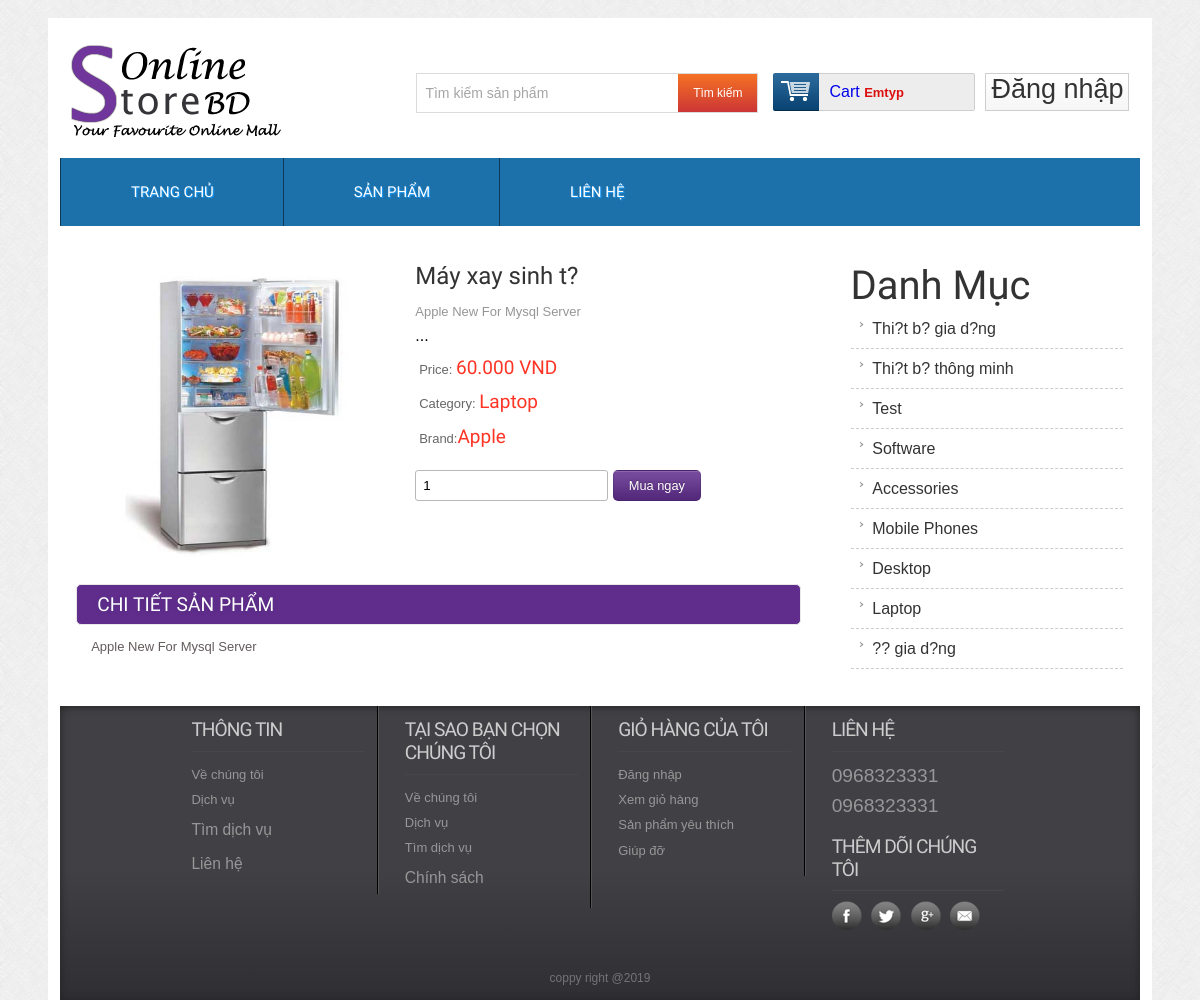
Page /details.php?proid=22 on the committed database.
### tables this page shows
CREATE TABLE `tbl_product` (
  `productId` int(11) NOT NULL,
  `productName` tinytext NOT NULL,
  `product_code` varchar(200) NOT NULL,
  `productQuantity` varchar(50) NOT NULL,
  `product_soldout` varchar(50) NOT NULL DEFAULT '0',
  `product_remain` varchar(50) NOT NULL,
  `catId` int(11) NOT NULL,
  `brandId` int(11) NOT NULL,
  `product_desc` text NOT NULL,
  `type` int(11) NOT NULL,
  `price` varchar(255) NOT NULL,
  `image` varchar(255) NOT NULL
);

CREATE TABLE `tbl_category` (
  `catId` int(11) NOT NULL,
  `catName` varchar(255) NOT NULL
);

CREATE TABLE `tbl_brand` (
  `brandId` int(11) NOT NULL,
  `brandName` varchar(255) NOT NULL
);

### classes/product.php (called while the page is built, shortened)
<?php
	$filepath = realpath(dirname(__FILE__));
	include_once ($filepath.'/../lib/database.php');
	include_once ($filepath.'/../helpers/format.php');
?>
<?php
	class product
	{
		private $db;
		public function __construct()
		{
			$this->db = new Database();
		}
		public function get_details($id)
		{
			$query =
			"SELECT tbl_product.*, tbl_category.catName, tbl_brand.brandName
			 FROM tbl_product INNER JOIN tbl_category ON tbl_product.catId = tbl_category.catId
								INNER JOIN tbl_brand ON tbl_product.brandId = tbl_brand.brandId
			 WHERE tbl_product.productId = '$id'
			 ";
			$result = $this->db->select($query);
			return $result;
		}
	}
 ?>

### lib/database.php (called while the page is built, shortened)
<?php
Class Database extends PDO{
   public $host   = DB_HOST;
   public $user   = DB_USER;
   public $pass   = DB_PASS;
   public $dbname = DB_NAME;
   public $link;
private function connectDB(){
   $this->link = new mysqli($this->host, $this->user, $this->pass,
    $this->dbname);
 }
public function select($query){
  $result = $this->link->query($query) or
   die($this->link->error.__LINE__);
  if($result->num_rows > 0){
    return $result;
  } else {
    return false;
  }
 }
}

### helpers/format.php (called while the page is built, shortened)
<?php
class Format{
 public function textShorten($text, $limit = 400){
    $text = $text. " ";
    $text = substr($text, 0, $limit);
    $text = substr($text, 0, strrpos($text, ' '));
    $text = $text."...";
    return $text;
 }
 public function format_currency($n=0){
        $n=(string)$n;
        $n=strrev($n);
        $res='';
        for($i=0;$i<strlen($n);$i++){
            if($i%3==0 && $i!=0){
                $res.='.';
            }
            $res.=$n[$i];
        }
        $res=strrev($res);
        return $res;
    }
}
?>

### classes/category.php (called while the page is built, shortened)
<?php
	$filepath = realpath(dirname(__FILE__));
	include_once ($filepath.'/../lib/database.php');
	include_once ($filepath.'/../helpers/format.php');
?>
<?php
	class category
	{
		private $db;
		public function __construct()
		{
			$this->db = new Database();
		}
		public function show_category_fontend()
		{
			$query = "SELECT * FROM tbl_category order by catId desc ";
			$result = $this->db->select($query);
			return $result;
		}
	}
 ?>

### details.php (the view, shortened to what this page needs)
<?php
include 'inc/header.php';
?>
<?php
if (!isset($_GET['proid']) || $_GET['proid'] == NULL) {
    echo "<script> window.location = '404.php' </script>";
} else {
    $id = $_GET['proid'];
}
?>
<div class="main">
    <div class="content">
        <div class="section group">
            <?php
            $get_product_details = $product->get_details($id);
            if ($get_product_details) {
                while ($result_details = $get_product_details->fetch_assoc()) {
                    ?>
                    <div class="cont-desc span_1_of_2">
                        <div class="grid images_3_of_2">
                            <img src="admin/uploads/<?php echo $result_details['image'] ?>" alt="" />
                        </div>
                        <div class="desc span_3_of_2">
                            <h2><?php echo $result_details['productName'] ?> </h2>
                            <p><?php echo $fm->textShorten($result_details['product_desc'], 150) ?></p>
                            <div class="price">
                                <p>Price: <span><?php echo $fm->format_currency($result_details['price']) . " VND" ?></span></p>
                                <p>Category: <span><?php echo $result_details['catName'] ?></span></p>
                                <p>Brand:<span><?php echo $result_details['brandName'] ?></span></p>
                            </div>
                            <div class="add-cart">
                                <form action="" method="post">
                                    <input type="number" class="buyfield" name="quantity" value="1" min="1" />
                                    <input type="submit" class="buysubmit" name="submit" value="Mua ngay"/>
                                </form>
                            </div>
                            <div class="add-cart">
                            </div>
                        </div>
                        <div class="product-desc">
                            <h2>Chi tiết sản phẩm</h2>
                            <p><?php echo $result_details['product_desc'] ?></p>
                        </div>
        <?php
    }
}
?>
            </div>
            <div class="rightsidebar span_3_of_1">
                <h2>Danh Mục</h2>
                <ul>
                <?php
                $getall_category = $cat->show_category_fontend();
                if ($getall_category) {
                    while ($result_allcat = $getall_category->fetch_assoc()) {
                        ?>
                            <li><a href="productbycat.php?catid=<?php echo $result_allcat['catId'] ?>"><?php echo $result_allcat['catName'] ?></a></li>
                            <?php
                        }
                    }
                    ?>
                </ul>
            </div>
        </div>
    </div>
                    <?php
                    include 'inc/footer.php';
                    ?>

### css/style.css (style rules this page uses)
html,body,div,span,applet,object,iframe,h1,h2,h3,h4,h5,h6,p,blockquote,pre,a,abbr,acronym,address,big,cite,code,del,dfn,em,img,ins,kbd,q,s,samp,small,strike,strong,sub,sup,tt,var,b,u,i,dl,dt,dd,ol,nav ul,nav li,fieldset,form,label,legend,table,caption,tbody,tfoot,thead,tr,th,td,article,aside,canvas,details,embed,figure,figcaption,footer,header,hgroup,menu,nav,output,ruby,section,summary,time,mark,audio,video { margin:0;padding:0;border:0;font-size:100%;font:inherit;vertical-align:baseline; }
ol,ul { list-style:none;margin:0;padding:0; }
a { text-decoration:none; }
img { max-width:100%; }
body { font-family:Arial, Helvetica, sans-serif; background:url(../images/body_bg3.jpg); }
input[type="number"] { border: 1px solid #b8b8b8; border-radius: 3px; padding: 7px; }
.buysubmit { background: #602d8d url("../images/large-button-overlay.png") repeat scroll 0 0; border: 1px solid rgba(0, 0, 0, 0.1); border-radius: 5px; color: #fff; font-family: Arial,"Helvetica Neue","Helvetica",Tahoma,Verdana,sans-serif; font-size: 0.8em; padding: 7px 15px; text-shadow: 0 -1px 1px rgba(0, 0, 0, 0.25); cursor:pointer; outline:none; }
.section { clear: both; padding: 0px; margin: 0px; }
.group:before, .group:after { content:""; display:table; }
.group:after { clear:both; }
.group { zoom:1; }
.content { padding:20px 0; background:#FFF; }
.content h2 { font-size:40px; color:#333; font-family: 'Monda', sans-serif; }
.cont-desc { display: block; float:left; clear:both; }
.rightsidebar { display: block; float:left; margin: 0% 0 0% 1.6%; }
.cont-desc:first-child { margin-left: 0; }
.desc { display: block; float:left; margin: 0% 0 0% 2.6%; }
.span_1_of_2 { width: 67.1%; padding:1.5%; }
.images_3_of_2 { width: 44.2%; float:left; text-align:center; }
.span_3_of_2 { width: 53.2%; }
.span_3_of_1 { width: 25.2%; padding:1.5%; }
.images_3_of_2 img { height: 302px; max-width: 100%; width: 100%; }
.span_3_of_2 h2 { font-family: 'Monda', sans-serif; font-size: 24px; color: #333; font-weight: 300; margin-top: 0px; text-transform: none; }
.span_3_of_2 p { font-size:0.8125em; padding:0.3em 0; color:#969696; line-height: 1.6em; font-family : verdana, arial, helvetica, helve, sans-serif; }
.price p { font-size:0.8125em; padding:1.5% 1%; color: #666; vertical-align:top; }
.price p span { font-size: 19px; font-weight: 500; font-family: 'Monda', sans-serif; color: #ff3425; }
.add-cart { padding-top:15px; }
.product-desc,.product-tags { clear:both; padding-top:20px; }
.product-desc h2,.product-tags h2 { padding:8px 20px; background:#602D8D; border: 1px solid #EBE8E8; border-radius: 5px; -webkit-border-radius: 5px; -moz-border-radius: 5px; -o-border-radius: 5px; font-family: 'Monda', sans-serif; font-size:1.2em; color:#FFF; text-transform: uppercase; text-shadow:0 1px 5px rgba(34, 34, 34, 0.17); }
.product-desc p { font-size: 13px; margin-left: 15px; padding: 0.3em 0; color: #645b5b; line-height: 1.6em; font-family: verdana, arial, helvetica, helve, sans-serif; }
.span_3_of_1 li a { font-size:16px; padding:0.42em 8%; color: #333; display: block; line-height: 1.6em; font-family : Arial, Helvetica, sans-serif; border-bottom:1px dashed #CCC; background: url(../images/drop_arrow.png) no-repeat 5px 11px; }

### rows in the picture
tbl_product: image (picture), productName "Máy xay sinh t?", product_desc "Apple New For Mysql Server ...", price "60.000", catId.catName "Laptop", brandId.brandName "Apple", product_desc "Apple New For Mysql Server"
tbl_category: catName "Thi?t b? gia d?ng"
tbl_category: catName "Thi?t b? thông minh"
tbl_category: catName "Test"
tbl_category: catName "Software"
tbl_category: catName "Accessories"
tbl_category: catName "Mobile Phones"
tbl_category: catName "Desktop"
tbl_category: catName "Laptop"
tbl_category: catName "?? gia d?ng"
